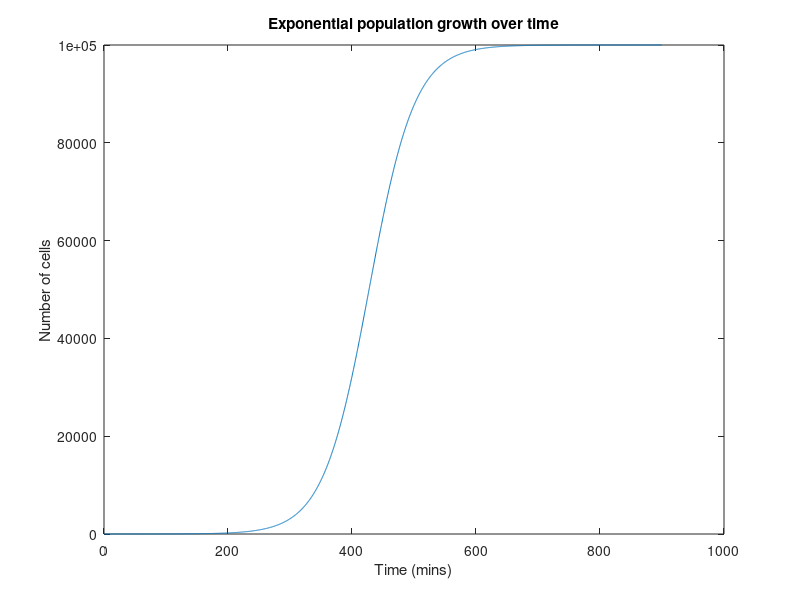
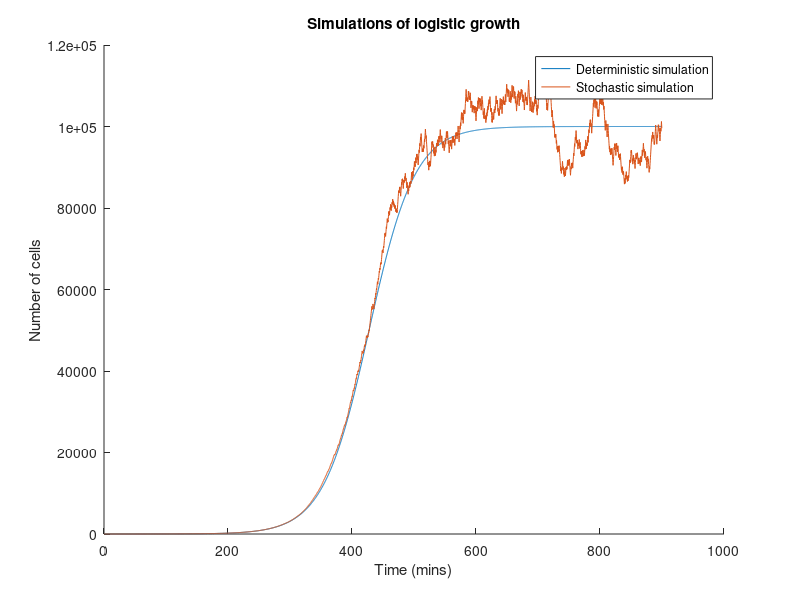

Recreate these plots in MATLAB, in order.
% Day 2 - Logistic Growth 
% In this exercise, we will solve numerically a differential equation for
% logistic growth. In part II, we'll write a simple stochastic simulation
% of logistic growth.

%% Part I. Solve (a.k.a. do a deterministic simulation of) logistic growth

% Background: Our bacterial cultures don't actually grow unbounded to the
% size of the earth.

% Remember from our board work:
% our logistic equation for growth
% dN/dt = r*N - r*N.^2/Nstar

clear variables
close all

% Define our biological parameters
r = 1/37; % growth rate in 1/min
N0 = 1; % initial condition: number of cells at time point 0
Nstar = 1e5; % carrying capacity = saturation, steady-state population size

% Define our simulation parameters
dt = 0.3; % time step in minutes. 
totalSteps = 3000; % total number of steps we'll take in our simulation

% Now, we'll simulate our logistic growth!

% Define a matlab array that will hold N(t)
N = zeros(totalSteps,1);

N(1) = N0; % set our first N (time 0) to be the starting population we decided on

% Use a "for loop" to calculate N at all time points.

for i = 2:totalSteps
    N(i) = N(i-1) + r*N(i-1)*dt - r*dt*N(i-1)^2/Nstar;
end

% Last but not least: we'll plot N as a function of time to see the results
% of our simulation.

timesSim = (0:dt:(totalSteps-1)*dt);

% Plot population size vs time
figure
plot(timesSim, N)
xlabel('Time (mins)')
ylabel('Number of cells')
title('Exponential population growth over time')


%% Part II. Stochastic "Gillespie" simulation of logistic growth

% Keep our biological and simulation parameters from above.

% Define a matlab array that will hold N(t)
stochN = zeros(totalSteps, 1);

stochN(1) = N0; % set our first row (time 0) to be the starting population we decided on

% Now, the fun part!  We want to turn our rate equation into code, and we
% want to incorporate this idea of a STOCHASTIC simulation.

% Use a for loop to calculate N at all time points
for i = 2:totalSteps
    pGrow = r*stochN(i-1) / (r*stochN(i-1) + r*stochN(i-1)^2/Nstar);
    %       poss of grow   /   poss of grow + poss of shrink
    pShrink = r*stochN(i-1)^2/Nstar / (r*stochN(i-1) + r*stochN(i-1)^2/Nstar);
    
    coin = rand; % trick: matlab's random number generator gives us a number between 0 and 1
    if coin < pGrow % e.g., if pGrow 60%, the coin will be less than 0.6, 60% of the time
        % then, grow!
        stochN(i) = stochN(i-1) + r*stochN(i-1)*dt; 
        % N now   =  old N      +  growth rate * timestep
        
    else % if not, shrink
        stochN(i) = stochN(i-1) - r*stochN(i-1)^2/Nstar*dt;
        
    end % end if statement
    
end % end for loops

% Last but not least: let's plot stochN and N over time to see our results

% Define an array of times
times = (0:dt:(totalSteps-1)*dt);

% Plot!
figure
hold on
plot(times, N) % deterministic prediction from Part I
plot(times, stochN) % stochastic simulation
hold off
xlabel('Time (mins)')
ylabel('Number of cells')
title('Simulations of logistic growth')
legend('Deterministic simulation', 'Stochastic simulation')




















